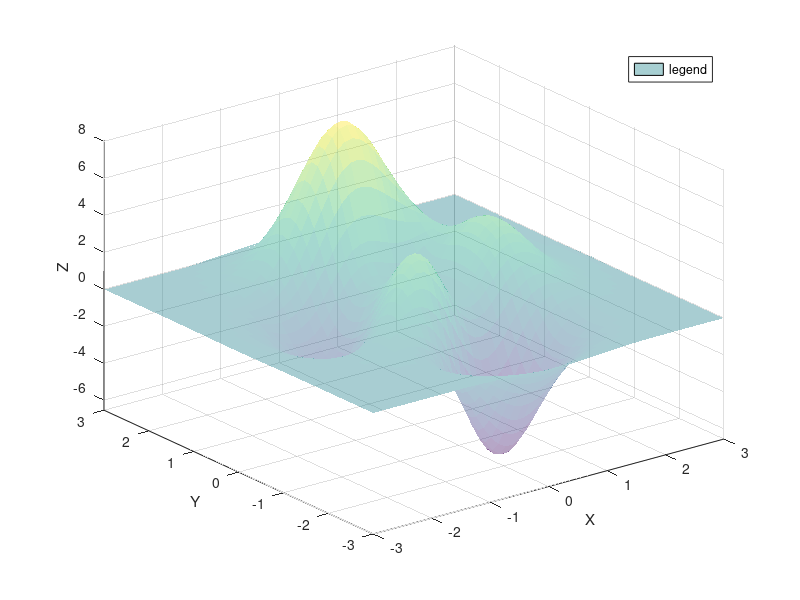

MATLAB code for this plot: (Note: this script raises an error after producing the figure.)
%% Preamble -- not to appear in userguide
hfig = figure;
set(hfig,'units','centimeters','NumberTitle','off','Name','ex16');
pos = get(hfig,'position');
set(hfig,'position',[pos(1:2),8,6]);
%% Everything below appears in userguide
peaks;
hs = get(gca,'children');
set(hs,'facealpha',0.4,'edgealpha',0.4);
hl=legend('legend');
set(hl,'location','northeast');
xlabel('X','userdata','matlabfrag:$\mathrm X$');
ylabel('Y','userdata','matlabfrag:$\mathbf Y$');
zlabel('Z','userdata','matlabfrag:$\mathcal Z$')
matlabfrag('graphics/ex16','renderer','opengl','dpi',720);
%% The following is excluded from userguide